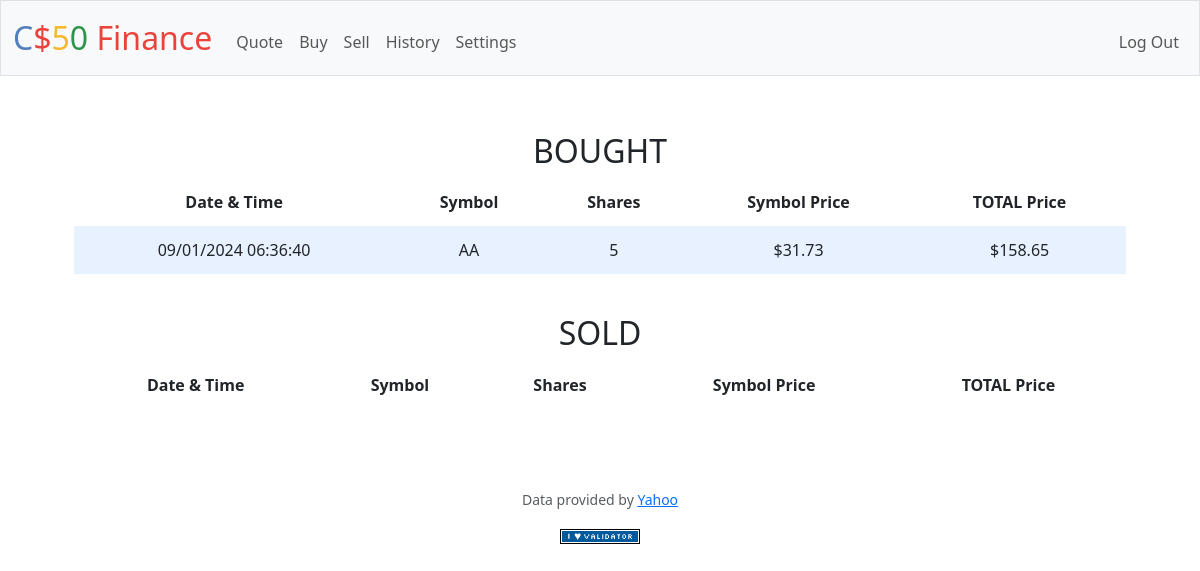
The app's page /history (signed in) with its own data.
### tables this page shows
CREATE TABLE purchase (
user_id INTEGER NOT NULL,
symbol TEXT NOT NULL,
symbol_price INTEGER NOT NULL,
shares INTEGER NOT NULL,
total_price INTEGER NOT NULL,
time TEXT NOT NULL,
FOREIGN KEY(user_id) REFERENCES users(id)
);

### app.py (the view)
@app.route("/history")
@login_required
def history():
    bought = db.execute("SELECT * FROM purchase WHERE user_id=?", session["user_id"])
    sold = db.execute("SELECT * FROM sells WHERE user_id=?", session["user_id"])
    return render_template("history.html", bought=bought, sold=sold)

### app.py (called while the page is built)
@app.after_request
def after_request(response):
    response.headers["Cache-Control"] = "no-cache, no-store, must-revalidate"
    response.headers["Expires"] = 0
    response.headers["Pragma"] = "no-cache"
    return response

### helpers.py (called while the page is built)
def login_required(f):
    @wraps(f)
    def decorated_function(*args, **kwargs):
        if session.get("user_id") is None:
            return redirect("/login")
        return f(*args, **kwargs)
    return decorated_function

def usd(value):
    return f"${value:,.2f}"

### templates/history.html (shortened to what this page needs)
{% extends "layout.html" %}
{% block main %}
    <div class="section">
        <h2>BOUGHT</h2>
        <table>
            <thead>
                <th>Date & Time</th>
                <th>Symbol</th>
                <th>Shares</th>
                <th>Symbol Price</th>
                <th>TOTAL Price</th>
            </thead>
            <tbody>
                {%for row in bought%}
                    <tr>
                        <td>{{row["time"]}}</td>
                        <td>{{row["symbol"]}}</td>
                        <td>{{row["shares"]}}</td>
                        <td>{{row["symbol_price"] | usd}}</td>
                        <td>{{row["total_price"] | usd}}</td>
                    </tr>
                {%endfor%}
            </tbody>
        </table>
    </div>
    <div class="section">
        <h2>SOLD</h2>
        <table>
            <thead>
                <th>Date & Time</th>
                <th>Symbol</th>
                <th>Shares</th>
                <th>Symbol Price</th>
                <th>TOTAL Price</th>
            </thead>
        </table>
    </div>
{% endblock %}

### static/styles.css (style rules this page uses)
table { background-color: transparent; margin-bottom: 1rem; width: 100%; }
table th, table td { padding: 0.75rem; vertical-align: middle; }
tbody tr:nth-of-type(odd) { background-color: rgb(179, 208, 255, 0.3) }
.section { padding-bottom: 1rem; padding-left: 2rem; padding-right: 2rem; padding-top: 0.5rem; }

### records on screen
purchase: time "09/01/2024 06:36:40", symbol "AA", shares "5", symbol_price "$31.73", total_price "$158.65"
